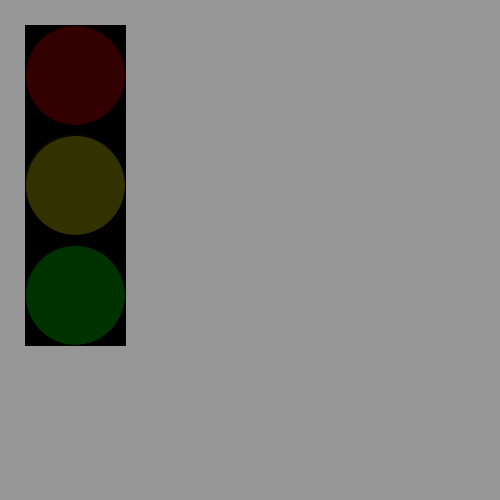
Frame 1 (no input)
Frame 60 (the mouse pressed at the canvas centre just before this capture): identical to frame 1, image omitted
Frame 120 (the mouse held since frame 60 and released just before this capture): identical to frame 1, image omitted

The Processing sketch that drew this single still picture (run headless with seeded random() and noise(); from frame 60 on, the mouse is pressed at the canvas centre):

// Processing sketch: TaskThree
// ── TaskThree.pde
color r = color(255, 0, 0);
color y = color(255, 255, 0);
color g = color(0, 128, 0);
color b = color(150);

void setup() {
  size(500, 500);
  background(b);
  smooth();
}

void draw() {
  rectMode(CORNER);
  fill(0);
  rect(25, 25, 100, 320);
  ellipseMode(CENTER);
  fill(255, 0, 0, 50);
  ellipse(75, 75, 100, 100);
  fill(255, 255, 0, 50);
  ellipse(75, 185, 100, 100);
  fill(0, 255, 0, 50);
  ellipse(75, 295, 100, 100);

  if (mouseX > 25 && mouseX < 125 && mouseY > 25 && mouseY < 125) {
    //if (keyPressed = "r"){
    fill(255, 0, 0);
    ellipse(75, 75, 100, 100);
  } else if (mouseX > 25 && mouseX < 125 && mouseY > 135 && mouseY < 235) {
    fill(255, 240, 0);
    ellipse(75, 185, 100, 100);
  } else if (mouseX > 25 && mouseX < 125 && mouseY > 245 && mouseY < 345) {
    fill(0, 255, 0);
    ellipse(75, 295, 100, 100);
  }
}
